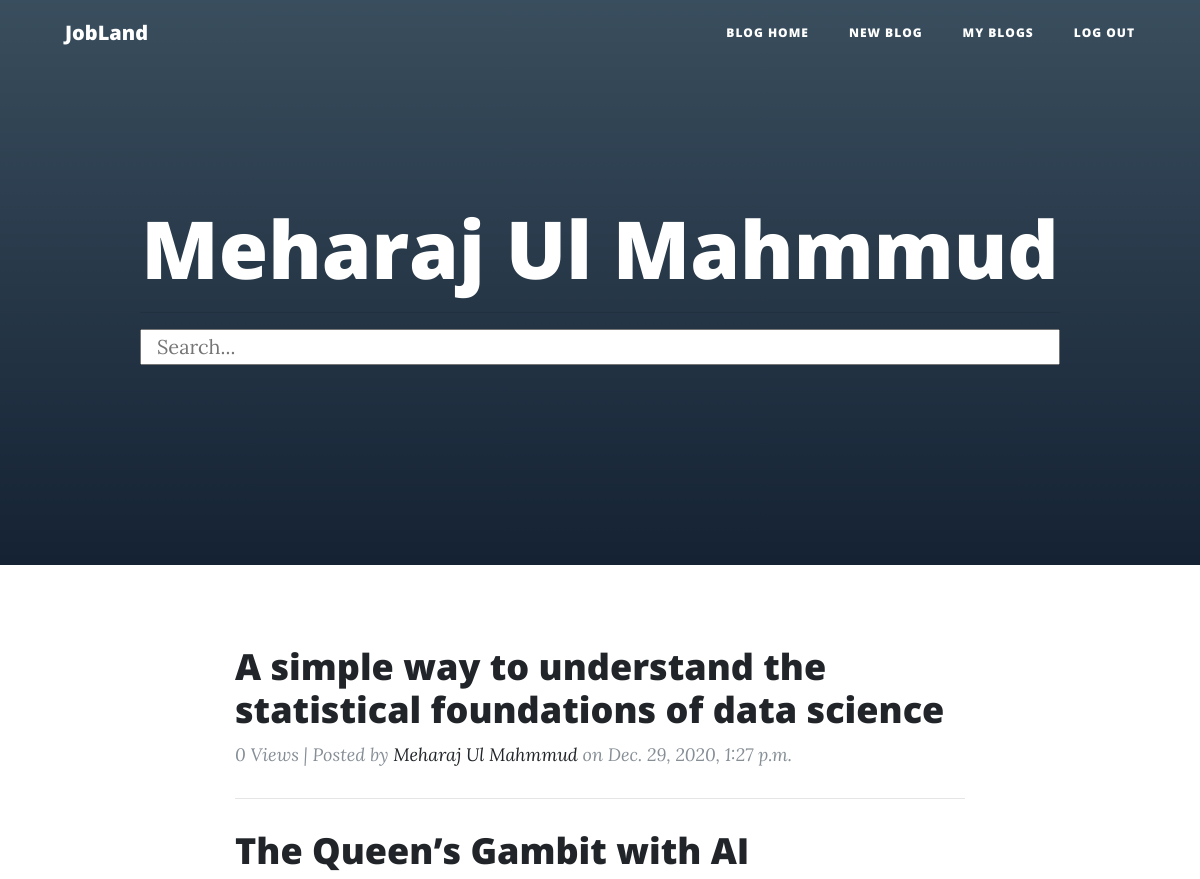
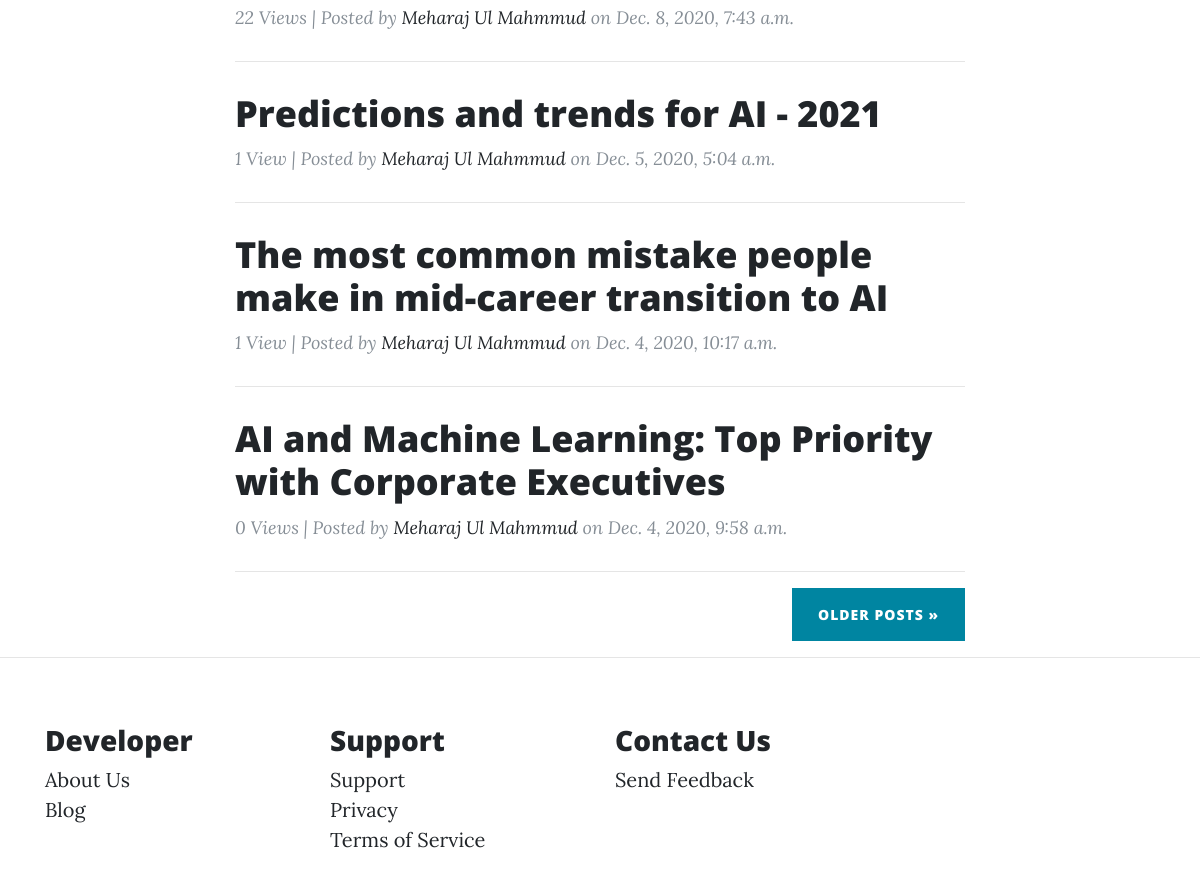
Page /blog/blogs/6/ on the committed database (2 pictures, top to bottom).
### user/models.py (models this page shows, shortened)
class User(AbstractBaseUser):
    email = models.EmailField(max_length=255, unique=True)
    name = models.CharField(max_length=255)
    date_joined = models.DateTimeField(auto_now_add=True)
    is_applicant = models.BooleanField(default=False)
    is_company = models.BooleanField(default=False)
    is_active = models.BooleanField(default=True)
    is_staff = models.BooleanField(default=False)
    is_admin = models.BooleanField(default=False)
    USERNAME_FIELD = 'email'
    REQUIRED_FIELDS = ['name']  # Email & Password are required by default.
    objects = MyUserManager()

### blog/models.py (models this page shows, shortened)
class BlogModel(models.Model):
    author = models.ForeignKey(User, null=True, blank=True, on_delete=models.CASCADE)
    blog_title = models.CharField(max_length=255)
    blog_subtitle = models.CharField(max_length=255, null=True, blank=True)
    blog_content = RichTextField()
    blog_image = models.ImageField(null=True, blank=True)
    date_posted = models.DateTimeField(auto_now_add=True)
    slug = models.SlugField(unique=True, null=True, blank=True)
    totalViewCount = models.IntegerField(null=True, blank=True, default=0)

### blog/views.py (the view)
# urls.py: path('blogs/<str:pk>/', blogs_view, name='blogs'),
def blogs_view(request, pk):
    user = User.objects.get(id=pk)
    blogs = BlogModel.objects.filter(author=user).order_by('-date_posted')
    blog_search = request.GET.get('q')
    if blog_search is not None:
        blogs = BlogModel.objects.filter(Q(blog_title__icontains=blog_search)).order_by('-date_posted')
    paginator = Paginator(blogs, 5)
    page = request.GET.get('page', 1)
    try:
        blogs = paginator.page(page)
    except PageNotAnInteger:
        blogs = paginator.page(1)
    except EmptyPage:
        blogs = paginator.page(paginator.num_pages)
    context = {
        'user': user,
        'blogs': blogs,
        'blog_search': blog_search,
        'util': datetime.now()
    }
    return render(request, 'blog/blogs.html', context)

### blog/templates/blog/blogs.html (shortened to what this page needs)
{% extends "blog/base.html" %}
{% load static %}
{% block content %}
<header class="masthead" style="background-image: linear-gradient(to top, #09203f 0%, #537895 100%);">
    <div class="overlay"></div>
    <div class="container">
        <div class="row">
            <div class=" col-md-10 mx-auto">
                <div class="site-heading">
                    <h1>{{ user.name }}</h1>
                    <hr/>
                    <form method="GET">
                        <input type="text" name="q" placeholder="Search..."
                               class="col-lg-12">
                    </form>
                </div>
            </div>
        </div>
    </div>
</header>
<div class="container">
    <div class="row">
        <div class="col-lg-8 col-md-10 mx-auto">
            {% for blog in blogs %}
            <div class="post-preview">
                <a href="{% url 'blog-details' blog.slug %}">
                    <h2 class="post-title">
                        {{ blog.blog_title }}
                    </h2>
                </a>
                <p class="post-meta">{{ blog.totalViewCount }} View{{ blog.totalViewCount|pluralize }} | Posted by <a
                        href="{% url 'blogs' blog.author.id %}">{{ blog.author.name }}</a> on
                    <i>{{ blog.date_posted }}</i></p>
            </div>
            <hr>
            {% endfor %}
            {% if blogs.has_other_pages %}
            {% if blogs.has_next %}
            <div>
                <a class="btn btn-primary float-right"
                   href="?page={{ blogs.next_page_number }}">Older Posts &raquo;</a>
            </div>
            {% endif %}
            {% endif %}
        </div>
    </div>
</div>
{% endblock %}

### rows in the picture
User: name "Meharaj Ul Mahmmud"
BlogModel: blog_title "A simple way to understand the statistical foundations of data science", totalViewCount "0", author.name "Meharaj Ul Mahmmud", date_posted "Dec. 29, 2020, 1:27 p.m."
BlogModel: blog_title "The Queen’s Gambit with AI", totalViewCount "22", author.name "Meharaj Ul Mahmmud", date_posted "Dec. 8, 2020, 7:43 a.m."
BlogModel: blog_title "Predictions and trends for AI - 2021", totalViewCount "1", author.name "Meharaj Ul Mahmmud", date_posted "Dec. 5, 2020, 5:04 a.m."
BlogModel: blog_title "The most common mistake people make in mid-career transition to AI", totalViewCount "1", author.name "Meharaj Ul Mahmmud", date_posted "Dec. 4, 2020, 10:17 a.m."
BlogModel: blog_title "AI and Machine Learning: Top Priority with Corporate Executives", totalViewCount "0", author.name "Meharaj Ul Mahmmud", date_posted "Dec. 4, 2020, 9:58 a.m."
